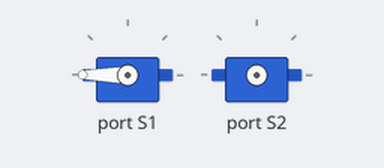
Bench run of a program on a simulated BBC micro:bit (MakeCode). Shown: 2 × servo.

Above: at 0.05 s.
At 2.0 s:
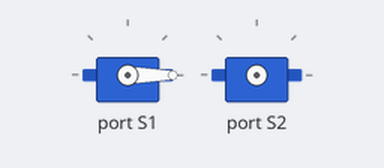
At 4.0 s:
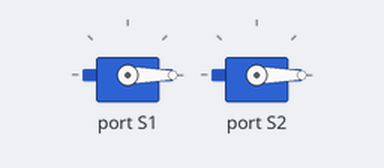
Timing chart, 0 to 5.2 s (numbered marks = the images above):
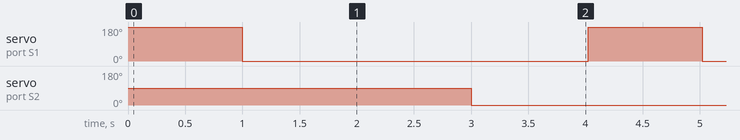

The program:

main.ts
```typescript
basic.forever(function () {
    maqueen.servoRun(maqueen.Servos.S1, 180)
    basic.pause(1000)
    maqueen.servoRun(maqueen.Servos.S1, -180)
    basic.pause(1000)
    maqueen.servoRun(maqueen.Servos.S2, 90)
    basic.pause(1000)
    maqueen.servoRun(maqueen.Servos.S2, -90)
    basic.pause(1000)
})
```

test.ts
```typescript
// aquí va el archivo "tests"; esto no se compilará cuando este paquete se utilice como una extensión.
```

Measured:
- by itself, servo on port S1: alternates 180° for 1.0 s and 0° for 3.0 s
- by itself, servo on port S2: alternates 90° for 1.0 s and 0° for 3.0 s
